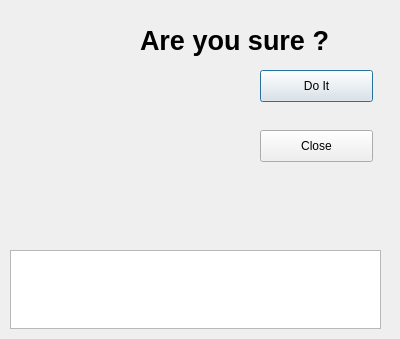
<?xml version="1.0" encoding="UTF-8"?>
<ui version="4.0">
 <class>Dial_Confirm</class>
 <widget class="QDialog" name="Dial_Confirm">
  <property name="geometry">
   <rect>
    <x>0</x>
    <y>0</y>
    <width>400</width>
    <height>339</height>
   </rect>
  </property>
  <property name="windowTitle">
   <string>Dialog</string>
  </property>
  <widget class="QPushButton" name="pushButton_Yes">
   <property name="geometry">
    <rect>
     <x>260</x>
     <y>70</y>
     <width>113</width>
     <height>32</height>
    </rect>
   </property>
   <property name="text">
    <string>Do It</string>
   </property>
  </widget>
  <widget class="QPushButton" name="pushButton_No">
   <property name="geometry">
    <rect>
     <x>260</x>
     <y>130</y>
     <width>113</width>
     <height>32</height>
    </rect>
   </property>
   <property name="text">
    <string>Close</string>
   </property>
  </widget>
  <widget class="QTextEdit" name="textEdit_Msg">
   <property name="geometry">
    <rect>
     <x>10</x>
     <y>250</y>
     <width>371</width>
     <height>79</height>
    </rect>
   </property>
  </widget>
  <widget class="QLabel" name="label">
   <property name="geometry">
    <rect>
     <x>140</x>
     <y>20</y>
     <width>301</width>
     <height>41</height>
    </rect>
   </property>
   <property name="font">
    <font>
     <pointsize>20</pointsize>
     <weight>75</weight>
     <bold>true</bold>
    </font>
   </property>
   <property name="text">
    <string>Are you sure ?</string>
   </property>
  </widget>
  <widget class="QLabel" name="label_2">
   <property name="geometry">
    <rect>
     <x>20</x>
     <y>0</y>
     <width>251</width>
     <height>251</height>
    </rect>
   </property>
   <property name="text">
    <string/>
   </property>
   <property name="pixmap">
    <pixmap resource="../QtDcs.qrc">:/images/Icon-question.png</pixmap>
   </property>
  </widget>
 </widget>
 <resources>
  <include location="../QtDcs.qrc"/>
 </resources>
 <connections/>
</ui>
